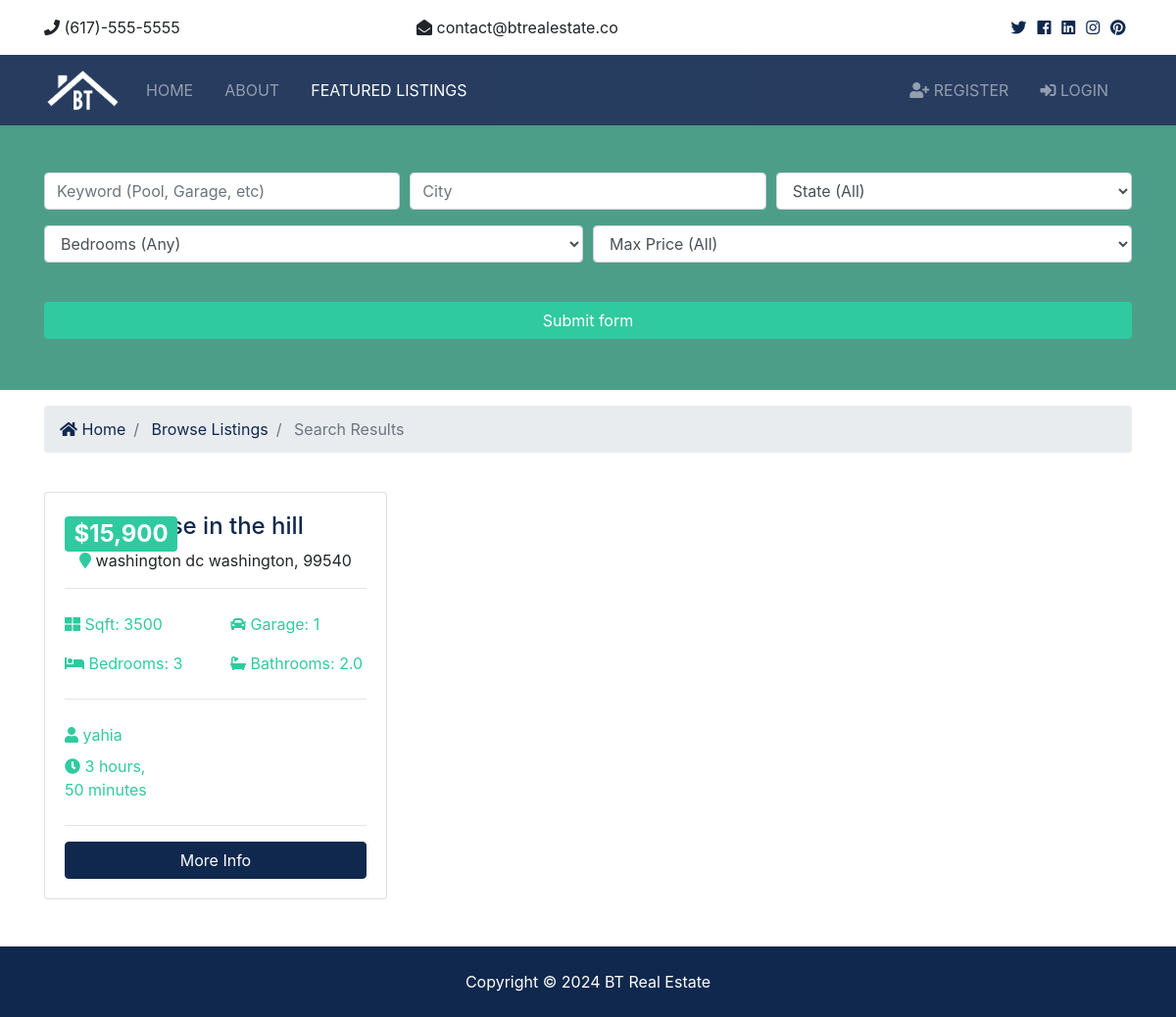
The page /listings/search on the database its author committed.
### listings/models.py (models this page shows, shortened)
class Listing(models.Model):
  realtor = models.ForeignKey(Realtor, on_delete=models.DO_NOTHING)
  title = models.CharField(max_length=200)
  address = models.CharField(max_length=200)
  city = models.CharField(max_length=100)
  state = models.CharField(max_length=100)
  zipcode = models.CharField(max_length=20)
  description = models.TextField(blank=True)
  price = models.IntegerField()
  bedrooms = models.IntegerField()
  bathrooms = models.DecimalField(max_digits=2, decimal_places=1)
  garage = models.IntegerField(default=0)
  sqft = models.IntegerField()
  lot_size = models.DecimalField(max_digits=5, decimal_places=1)
  photo_main = models.ImageField(upload_to='photos/%Y/%m/%d/')
  photo_1 = models.ImageField(upload_to='photos/%Y/%m/%d/', blank=True)
  photo_2 = models.ImageField(upload_to='photos/%Y/%m/%d/', blank=True)
  photo_3 = models.ImageField(upload_to='photos/%Y/%m/%d/', blank=True)
  photo_4 = models.ImageField(upload_to='photos/%Y/%m/%d/', blank=True)
  photo_5 = models.ImageField(upload_to='photos/%Y/%m/%d/', blank=True)
  photo_6 = models.ImageField(upload_to='photos/%Y/%m/%d/', blank=True)
  is_published = models.BooleanField(default=True)
  list_date = models.DateTimeField(default=datetime.now, blank=True)

### realtors/models.py (models this page shows)
class Realtor(models.Model):
  name = models.CharField(max_length=200)
  photo = models.ImageField(upload_to='photos/%Y/%m/%d/')
  description = models.TextField(blank=True)
  phone = models.CharField(max_length=20)
  email = models.CharField(max_length=50)
  is_mvp = models.BooleanField(default=False)
  hire_date = models.DateTimeField(default=datetime.now, blank=True)
  def __str__(self):
    return self.name

### listings/views.py (the view)
# urls.py: path('search', views.search, name='search'),
def search(request):
  queryset_list = Listing.objects.order_by('-list_date')
  if 'keywords' in request.GET:
    keywords = request.GET['keywords']
    if keywords:
      queryset_list = queryset_list.filter(description__icontains=keywords)
  if 'city' in request.GET:
    city = request.GET['city']
    if city:
      queryset_list = queryset_list.filter(city__iexact=city)
  if 'state' in request.GET:
    state = request.GET['state']
    if state:
      queryset_list = queryset_list.filter(state__iexact=state)
  if 'bedrooms' in request.GET:
    bedrooms = request.GET['bedrooms']
    if bedrooms:
      queryset_list = queryset_list.filter(bedrooms__lte=bedrooms)
  if 'price' in request.GET:
    price = request.GET['price']
    if price:
      queryset_list = queryset_list.filter(price__lte=price)
  context = {
    'state_choices': state_choices,
    'bedroom_choices': bedroom_choices,
    'price_choices': price_choices,
    'listings': queryset_list,
    'values': request.GET
  }
  return render(request, 'listings/search.html', context)

### templates/listings/search.html (shortened to what this page needs)
{% extends 'base.html' %}
{% load humanize %}
{% block content %}
<section id="showcase-inner" class="showcase-search text-white py-5">
    <div class="container">
      <div class="row text-center">
        <div class="col-md-12">
          <form action="{% url 'search' %}">
            <div class="form-row">
              <div class="col-md-4 mb-3">
                <input type="text" name="keywords" class="form-control" placeholder="Keyword (Pool, Garage, etc)" value="{{ values.keywords }}">
              </div>
              <div class="col-md-4 mb-3">
                <input type="text" name="city" class="form-control" placeholder="City" value="{{ values.city }}">
              </div>
              <div class="col-md-4 mb-3">
                <select name="state" class="form-control">
                  <option selected="true" disabled="disabled">State (All)</option>
                </select>
              </div>
            </div>
            <div class="form-row">
              <div class="col-md-6 mb-3">
                <select name="bedrooms" class="form-control">
                  <option selected="true" disabled="disabled">Bedrooms (Any)</option>
                </select>
              </div>
              <div class="col-md-6 mb-3">
                <select name="price" class="form-control">
                  <option selected="true" disabled="disabled">Max Price (All)</option>
                </select>
              </div>
            </div>
            <button class="btn btn-secondary btn-block mt-4" type="submit">Submit form</button>
          </form>
        </div>
      </div>
    </div>
  </section>
  <section id="bc" class="mt-3">
    <div class="container">
      <nav aria-label="breadcrumb">
        <ol class="breadcrumb">
          <li class="breadcrumb-item">
            <a href="{% url 'index' %}">
              <i class="fas fa-home"></i> Home</a>
          </li>
          <li class="breadcrumb-item">
            <a href="{% url 'listings' %}">Browse Listings</a>
          </li>
          <li class="breadcrumb-item active"> Search Results</li>
        </ol>
      </nav>
    </div>
  </section>
  <section id="listings" class="py-4">
    <div class="container">
      <div class="row">
        {% if listings %}
          {% for listing in listings %}
          <div class="col-md-6 col-lg-4 mb-4">
              <div class="card listing-preview">
                <div class="card-img-overlay">
                  <h2>
                    <span class="badge badge-secondary text-white">${{ listing.price | intcomma }}</span>
                  </h2>
                </div>
                <div class="card-body">
                  <div class="listing-heading text-center">
                    <h4 class="text-primary">{{ listing.title }}</h4>
                    <p>
                      <i class="fas fa-map-marker text-secondary"></i> {{ listing.city }} {{ listing.state }}, {{ listing.zipcode }}</p>
                  </div>
                  <hr>
                  <div class="row py-2 text-secondary">
                    <div class="col-6">
                      <i class="fas fa-th-large"></i> Sqft: {{ listing.sqft }}</div>
                    <div class="col-6">
                      <i class="fas fa-car"></i> Garage: {{ listing.garage }}</div>
                  </div>
                  <div class="row py-2 text-secondary">
                    <div class="col-6">
                      <i class="fas fa-bed"></i> Bedrooms: {{ listing.bedrooms }}</div>
                    <div class="col-6">
                      <i class="fas fa-bath"></i> Bathrooms: {{ listing.bathrooms }}</div>
                  </div>
                  <hr>
                  <div class="row py-2 text-secondary">
                    <div class="col-12">
                      <i class="fas fa-user"></i> {{ listing.realtor }}</div>
                  </div>
                  <div class="row text-secondary pb-2">
                    <div class="col-6">
                      <i class="fas fa-clock"></i> {{ listing.list_date | timesince }}</div>
                  </div>
                  <hr>
                  <a href="{% url 'listing' listing.id %}" class="btn btn-primary btn-block">More Info</a>
                </div>
              </div>
            </div>
          {% endfor %}
        {% else %}
          <div class="col-md-12">
            <p>No Listings Available</p>
          </div>
        {% endif %}
      </div>
    </div>
  </section>
  {% endblock %}

### btre/static/css/all.css (style rules this page uses)
.fa, .fas, .far, .fal, .fab { -moz-osx-font-smoothing: grayscale; -webkit-font-smoothing: antialiased; display: inline-block; font-style: normal; font-variant: normal; text-rendering: auto; line-height: 1; }
.fa-bath:before { content: "\f2cd"; }
.fa-bed:before { content: "\f236"; }
.fa-car:before { content: "\f1b9"; }
.fa-clock:before { content: "\f017"; }
.fa-home:before { content: "\f015"; }
.fa-map-marker:before { content: "\f041"; }
.fa-th-large:before { content: "\f009"; }
.fa-user:before { content: "\f007"; }
.fa, .fas { font-family: 'Font Awesome 5 Free'; font-weight: 900; }

### btre/static/css/style.css (style rules this page uses)
.btn-secondary { color: #fff !important; }
#showcase-inner { background: url(../img/building.jpg) no-repeat top center fixed/cover; position: relative; overflow: hidden; min-height: 200px; }
#showcase-inner::before { content: ''; position: absolute; top: 0; left: 0; min-height: 100%; width: 100%; background: rgba(32, 134, 107, 0.8); }
#showcase-inner.showcase-search { min-height: 270px; }
.listing-preview a { position: relative; }

### rows shown on the page
Listing: price "15,900", title "house in the hill", city "washington dc", state "washington", zipcode "99540", sqft "3500", garage "1", bedrooms "3", bathrooms "2.0", realtor "yahia", list_date "3 hours, 50 minutes"
